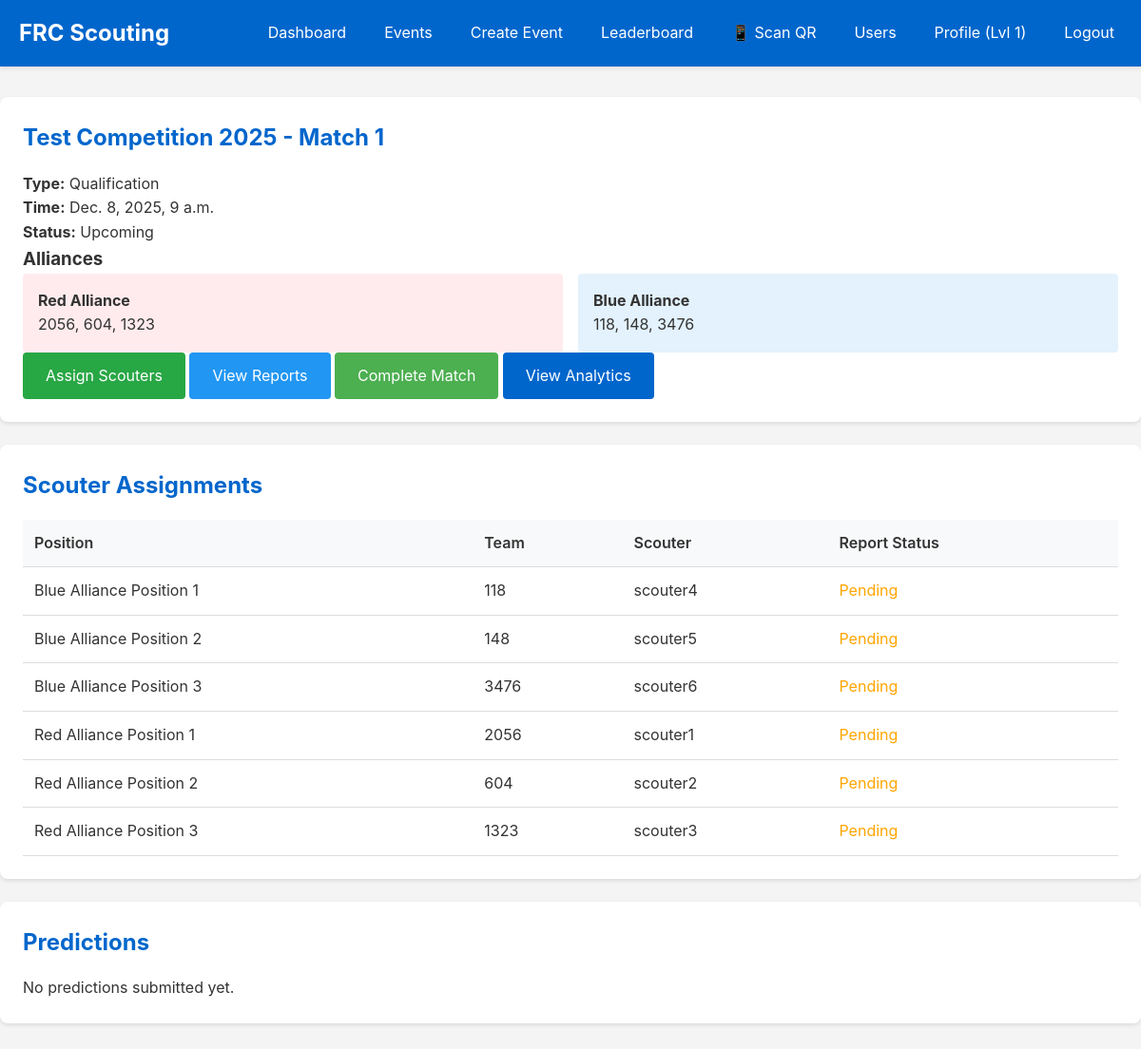
The app's page /events/match/96/ (signed in) with its own data.
### accounts/models.py (models this page shows, shortened)
class UserProfile(models.Model):
    ROLE_CHOICES = [
        ('ADMIN', 'Administrator'),
        ('STRATEGIST', 'Strategist'),
        ('SCOUTER', 'Scouter'),
    ]
    user = models.OneToOneField(User, on_delete=models.CASCADE, related_name='profile')
    role = models.CharField(max_length=20, choices=ROLE_CHOICES, default='SCOUTER')
    prediction_points = models.IntegerField(default=0)
    experience_points = models.IntegerField(default=0)
    level = models.IntegerField(default=1)
    created_at = models.DateTimeField(auto_now_add=True)
    updated_at = models.DateTimeField(auto_now=True)
    def can_manage_users(self):
        return self.role == 'ADMIN'
    def can_manage_events(self):
        return self.role in ['ADMIN', 'STRATEGIST']
    def can_assign_scouters(self):
        return self.role in ['ADMIN', 'STRATEGIST']

### events/models.py (models this page shows, shortened)
class Match(models.Model):
    MATCH_TYPES = [
        ('QUAL', 'Qualification'),
        ('PLAYOFF', 'Playoff'),
    ]
    STATUS_CHOICES = [
        ('UPCOMING', 'Upcoming'),
        ('IN_PROGRESS', 'In Progress'),
        ('COMPLETED', 'Completed'),
        ('ALL_SUBMITTED', 'All Data Submitted'),
    ]
    event = models.ForeignKey(Event, on_delete=models.CASCADE, related_name='matches')
    match_number = models.IntegerField()
    match_type = models.CharField(max_length=10, choices=MATCH_TYPES, default='QUAL')
    scheduled_time = models.DateTimeField()
    tba_match_key = models.CharField(max_length=50, unique=True, null=True, blank=True, help_text="TBA match key")
    comp_level = models.CharField(max_length=10, blank=True, help_text="Competition level: qm, qf, sf, f")
    set_number = models.IntegerField(default=1, help_text="Set number for playoff matches")
    actual_time = models.DateTimeField(null=True, blank=True, help_text="Actual match start time")
    predicted_time = models.DateTimeField(null=True, blank=True, help_text="TBA predicted start time")
    red_1 = models.ForeignKey(Team, on_delete=models.CASCADE, related_name='red1_matches')
    red_2 = models.ForeignKey(Team, on_delete=models.CASCADE, related_name='red2_matches')
    red_3 = models.ForeignKey(Team, on_delete=models.CASCADE, related_name='red3_matches')
    blue_1 = models.ForeignKey(Team, on_delete=models.CASCADE, related_name='blue1_matches')
    blue_2 = models.ForeignKey(Team, on_delete=models.CASCADE, related_name='blue2_matches')
    blue_3 = models.ForeignKey(Team, on_delete=models.CASCADE, related_name='blue3_matches')
    status = models.CharField(max_length=20, choices=STATUS_CHOICES, default='UPCOMING')
    red_score = models.IntegerField(null=True, blank=True)
    blue_score = models.IntegerField(null=True, blank=True)
    winner = models.CharField(max_length=10, choices=[('RED', 'Red'), ('BLUE', 'Blue'), ('TIE', 'Tie')], null=True, blank=True)
    created_at = models.DateTimeField(auto_now_add=True)
    updated_at = models.DateTimeField(auto_now=True)
    class Meta:
        unique_together = ['event', 'match_number', 'match_type', 'comp_level', 'set_number']
        ordering = ['scheduled_time', 'match_number']

class Event(models.Model):
    name = models.CharField(max_length=200)
    event_code = models.CharField(max_length=50, unique=True)
    location = models.CharField(max_length=200)
    start_date = models.DateField()
    end_date = models.DateField()
    api_source = models.CharField(max_length=20, choices=[('TBA', 'The Blue Alliance'), ('FIRST', 'FIRST API')], default='TBA')
    tba_event_key = models.CharField(max_length=50, unique=True, null=True, blank=True, help_text="TBA event key (e.g., '2024casj')")
    week = models.IntegerField(null=True, blank=True, help_text="Competition week number")
    event_type = models.IntegerField(null=True, blank=True, help_text="Event type code from TBA")
    event_type_string = models.CharField(max_length=50, blank=True, help_text="Event type (e.g., 'Regional', 'District')")
    auto_rotation_enabled = models.BooleanField(default=False)
    rotation_interval = models.IntegerField(default=5, help_text="Number of matches before rotating scouters")
    created_at = models.DateTimeField(auto_now_add=True)
    updated_at = models.DateTimeField(auto_now=True)
    class Meta:
        ordering = ['-start_date']

class Team(models.Model):
    team_number = models.IntegerField()
    team_name = models.CharField(max_length=200, blank=True)
    event = models.ForeignKey(Event, on_delete=models.CASCADE, related_name='teams')
    nickname = models.CharField(max_length=200, blank=True, help_text="Team nickname from TBA")
    city = models.CharField(max_length=100, blank=True)
    state_prov = models.CharField(max_length=100, blank=True)
    country = models.CharField(max_length=100, blank=True)
    rookie_year = models.IntegerField(null=True, blank=True)
    epa = models.FloatField(null=True, blank=True, help_text="Expected Points Added")
    win_rate = models.FloatField(null=True, blank=True)
    last_metrics_update = models.DateTimeField(null=True, blank=True)
    class Meta:
        unique_together = ['team_number', 'event']
        ordering = ['team_number']

### scouting/models.py (models this page shows, shortened)
class ScouterAssignment(models.Model):
    POSITION_CHOICES = [
        ('RED_1', 'Red Alliance Position 1'),
        ('RED_2', 'Red Alliance Position 2'),
        ('RED_3', 'Red Alliance Position 3'),
        ('BLUE_1', 'Blue Alliance Position 1'),
        ('BLUE_2', 'Blue Alliance Position 2'),
        ('BLUE_3', 'Blue Alliance Position 3'),
    ]
    match = models.ForeignKey(Match, on_delete=models.CASCADE, related_name='assignments')
    scouter = models.ForeignKey(User, on_delete=models.CASCADE, related_name='assignments')
    position = models.CharField(max_length=10, choices=POSITION_CHOICES)
    team = models.ForeignKey(Team, on_delete=models.CASCADE)
    assigned_at = models.DateTimeField(auto_now_add=True)
    class Meta:
        unique_together = ['match', 'position']
        ordering = ['match__scheduled_time', 'position']

### events/views.py (the view)
# urls.py: path('match/<int:match_id>/', views.match_detail_view, name='match_detail'),
@login_required
def match_detail_view(request, match_id):
    match = get_object_or_404(Match, id=match_id)
    assignments = match.assignments.all()
    predictions = match.predictions.all()
    reports = match.scouting_reports.filter(confirmed=True)
    context = {
        'match': match,
        'assignments': assignments,
        'predictions': predictions,
        'reports': reports,
    }
    return render(request, 'events/match_detail.html', context)

### events/templates/events/match_detail.html (shortened to what this page needs)
{% extends 'base.html' %}
{% block content %}
<div class="card">
    <h2>{{ match.event.name }} - Match {{ match.match_number }}</h2>
    <p><strong>Type:</strong> {{ match.get_match_type_display }}</p>
    <p><strong>Time:</strong> {{ match.scheduled_time }}</p>
    <p><strong>Status:</strong> {{ match.get_status_display }}</p>
    <h3>Alliances</h3>
    <div style="display: grid; grid-template-columns: 1fr 1fr; gap: 1rem;">
        <div style="background: #ffebee; padding: 1rem; border-radius: 4px;">
            <h4>Red Alliance</h4>
            <p>{{ match.red_1.team_number }}, {{ match.red_2.team_number }}, {{ match.red_3.team_number }}</p>
        </div>
        <div style="background: #e3f2fd; padding: 1rem; border-radius: 4px;">
            <h4>Blue Alliance</h4>
            <p>{{ match.blue_1.team_number }}, {{ match.blue_2.team_number }}, {{ match.blue_3.team_number }}</p>
        </div>
    </div>
    {% if user.profile.can_assign_scouters %}
    <a href="{% url 'assign_scouters' match.id %}" class="btn btn-success">Assign Scouters</a>
    <a href="{% url 'view_match_reports' match.id %}" class="btn" style="background: #2196f3;">View Reports</a>
    {% if match.status != 'COMPLETED' %}
    <a href="{% url 'complete_match' match.id %}" class="btn" style="background: #4caf50;">Complete Match</a>
    {% endif %}
    {% endif %}
    <a href="{% url 'match_analytics' match.id %}" class="btn">View Analytics</a>
</div>
<div class="card">
    <h2>Scouter Assignments</h2>
    {% if assignments %}
    <table>
        <thead>
            <tr>
                <th>Position</th>
                <th>Team</th>
                <th>Scouter</th>
                <th>Report Status</th>
            </tr>
        </thead>
        <tbody>
            {% for assignment in assignments %}
            <tr>
                <td>{{ assignment.get_position_display }}</td>
                <td>{{ assignment.team.team_number }}</td>
                <td>{{ assignment.scouter.username }}</td>
                <td>
                    {% if assignment.reports.exists %}
                    <span style="color: green;">✓ Submitted</span>
                    {% else %}
                    <span style="color: orange;">Pending</span>
                    {% endif %}
                </td>
            </tr>
            {% endfor %}
        </tbody>
    </table>
    {% else %}
    <p>No scouters assigned yet.</p>
    {% endif %}
</div>
<div class="card">
    <h2>Predictions</h2>
    {% if predictions %}
    <table>
        <thead>
            <tr>
                <th>Scouter</th>
                <th>Predicted Winner</th>
                <th>Correct?</th>
                <th>Points</th>
            </tr>
        </thead>
        <tbody>
            {% for prediction in predictions %}
            <tr>
                <td>{{ prediction.scouter.username }}</td>
                <td>{{ prediction.predicted_winner }}</td>
                <td>
                    {% if prediction.is_correct is None %}
                    <span style="color: gray;">-</span>
                    {% elif prediction.is_correct %}
                    <span style="color: green;">✓</span>
                    {% else %}
                    <span style="color: red;">✗</span>
                    {% endif %}
                </td>
                <td>{{ prediction.points_awarded }}</td>
            </tr>
            {% endfor %}
        </tbody>
    </table>
    {% else %}
    <p>No predictions submitted yet.</p>
    {% endif %}
</div>
{% endblock %}

### templates/base.html (shortened to what this page needs)
<!DOCTYPE html>
<html lang="en">
<head>
</head>
<body>
    <nav>
        <div class="container">
            <h1>FRC Scouting</h1>
            {% if user.is_authenticated %}
            <ul>
                <li><a href="{% url 'dashboard' %}">Dashboard</a></li>
                <li><a href="{% url 'event_list' %}">Events</a></li>
                {% if user.profile.can_manage_events %}
                <li><a href="{% url 'create_event' %}">Create Event</a></li>
                {% endif %}
                <li><a href="{% url 'leaderboard' %}">Leaderboard</a></li>
                {% if user.profile.can_manage_events %}
                <li><a href="{% url 'scan_qr_code' %}">📱 Scan QR</a></li>
                {% endif %}
                {% if user.profile.can_manage_users %}
                <li><a href="{% url 'user_management' %}">Users</a></li>
                {% endif %}
                <li><a href="{% url 'profile' %}">Profile (Lvl {{ user.profile.level }})</a></li>
                <li><a href="{% url 'logout' %}">Logout</a></li>
            </ul>
            {% endif %}
        </div>
    </nav>
    <div class="container main-content">
        {% block content %}{% endblock %}
    </div>
</body>
</html>

### templates/base.html (style rules this page uses)
* { margin: 0; padding: 0; box-sizing: border-box; }
body { font-family: -apple-system, BlinkMacSystemFont, 'Segoe UI', Roboto, Oxygen, Ubuntu, Cantarell, sans-serif; line-height: 1.6; color: #333; background: #f4f4f4; }
.container { max-width: 1200px; margin: 0 auto; padding: 0 20px; }
nav { background: #0066cc; color: white; padding: 1rem 0; box-shadow: 0 2px 5px rgba(0,0,0,0.1); }
nav .container { display: flex; justify-content: space-between; align-items: center; flex-wrap: wrap; }
nav h1 { font-size: 1.5rem; }
nav ul { list-style: none; display: flex; gap: 1.5rem; flex-wrap: wrap; }
nav a { color: white; text-decoration: none; padding: 0.5rem; transition: background 0.3s; }
.main-content { padding: 2rem 0; }
.card { background: white; padding: 1.5rem; margin-bottom: 1.5rem; border-radius: 8px; box-shadow: 0 2px 4px rgba(0,0,0,0.1); }
.card h2 { margin-bottom: 1rem; color: #0066cc; }
.btn { display: inline-block; padding: 0.75rem 1.5rem; background: #0066cc; color: white; text-decoration: none; border: none; border-radius: 4px; cursor: pointer; font-size: 1rem; transition: background 0.3s; }
.btn-success { background: #28a745; }
table { width: 100%; border-collapse: collapse; margin-top: 1rem; }
th, td { padding: 0.75rem; text-align: left; border-bottom: 1px solid #ddd; }
th { background: #f8f9fa; font-weight: 600; }

### records on screen
Match: event.name "Test Competition 2025", match_number "1", match_type "Qualification", scheduled_time "Dec. 8, 2025, 9 a.m.", status "Upcoming", red_1.team_number "2056", red_2.team_number "604", red_3.team_number "1323", blue_1.team_number "118", blue_2.team_number "148", blue_3.team_number "3476"
ScouterAssignment: position "Blue Alliance Position 1", team.team_number "118", scouter.username "scouter4", shows "Pending"
ScouterAssignment: position "Blue Alliance Position 2", team.team_number "148", scouter.username "scouter5", shows "Pending"
ScouterAssignment: position "Blue Alliance Position 3", team.team_number "3476", scouter.username "scouter6", shows "Pending"
ScouterAssignment: position "Red Alliance Position 1", team.team_number "2056", scouter.username "scouter1", shows "Pending"
ScouterAssignment: position "Red Alliance Position 2", team.team_number "604", scouter.username "scouter2", shows "Pending"
ScouterAssignment: position "Red Alliance Position 3", team.team_number "1323", scouter.username "scouter3", shows "Pending"

### other values on screen
{{ user.profile.level }} "1"
